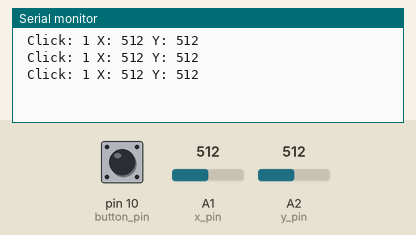
A sketch run on a simulated Arduino Uno, built with avr-gcc and run on an emulated ATmega328P. Parts: the last lines printed to the serial monitor. Inputs (shaded band) come from the test bench; at power-on: A1 (x_pin) = 512, A2 (y_pin) = 512, pin 10 (button_pin) HIGH.

Above: at 1.3 s.
1.4 s: A1 (x_pin) set to 716
At 1.9 s:
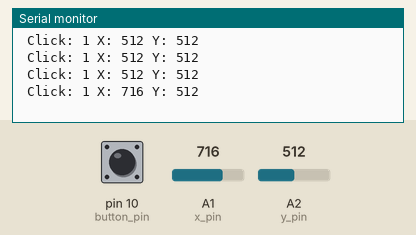
2.9 s: A2 (y_pin) set to 716
At 3.4 s:
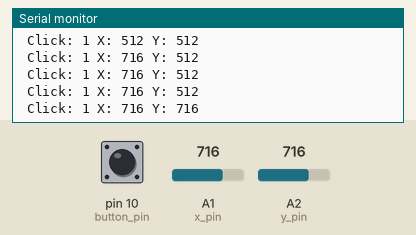
4.4 s: pin 10 (button_pin) pulled LOW for 0.6 s
At 4.9 s:
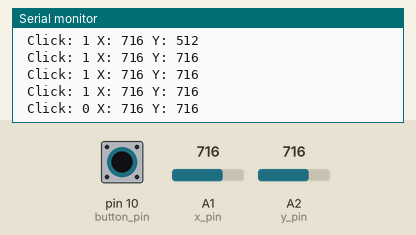
6.5 s: A1 (x_pin) set to 900
At 6.9 s:
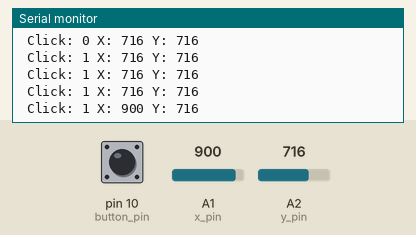
8.0 s: pin 10 (button_pin) pulled LOW for 1 s
At 8.4 s:
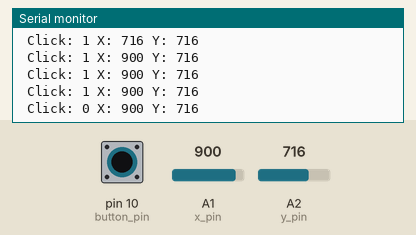
10.5 s: A2 (y_pin) set to 900
At 10.9 s:
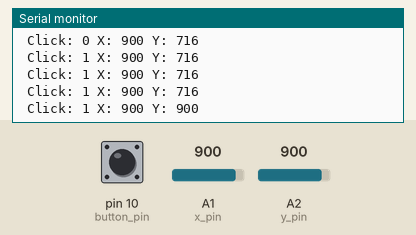
Timing chart, 0 to 13.0 s (numbered marks = the images above; inputs shaded):
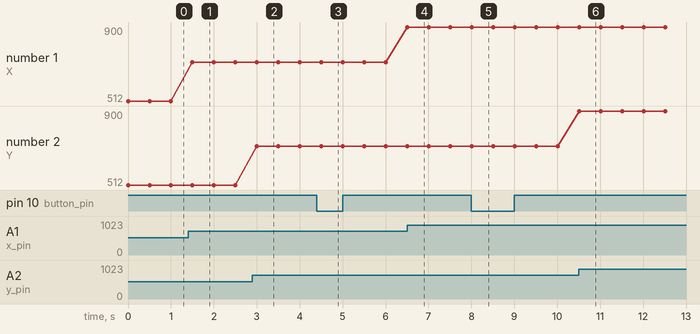

Measured:
- after the input at 1.4 s, the serial monitor: prints a new line after 0.10 s (image 1)
- after the input at 2.9 s, the serial monitor: prints a new line after 0.10 s (image 2)
- after the input at 4.4 s, the serial monitor: prints a new line after 0.11 s (image 3)
- after the input at 6.5 s, the serial monitor: prints a new line at once (image 4)
- after the input at 8.0 s, the serial monitor: prints a new line at once (image 5)
- after the input at 10.5 s, the serial monitor: prints a new line at once (image 6)
- plotted number 1: 512 → 716 after the input at 1.4 s, 716 → 900 after the input at 6.5 s

The sketch:

gy_Joystick.ino
```cpp
/*
 * 20/06/2016 gungor joystick
 */
const int button_pin = 10;
const int x_pin = 1;
const int y_pin = 2;

void setup() {
  // put your setup code here, to run once:
  pinMode(button_pin,INPUT);
  digitalWrite(button_pin,HIGH);
  Serial.begin(9600);
}

void loop() {
  // put your main code here, to run repeatedly:
  Serial.print (" Click: " );
  Serial.print (digitalRead(button_pin));
  Serial.print (" X: ");
  Serial.print (analogRead(x_pin));
  Serial.print (" Y: ");
  Serial.print (analogRead(y_pin));
  Serial.print ("\n");
  delay(500);
}
```
